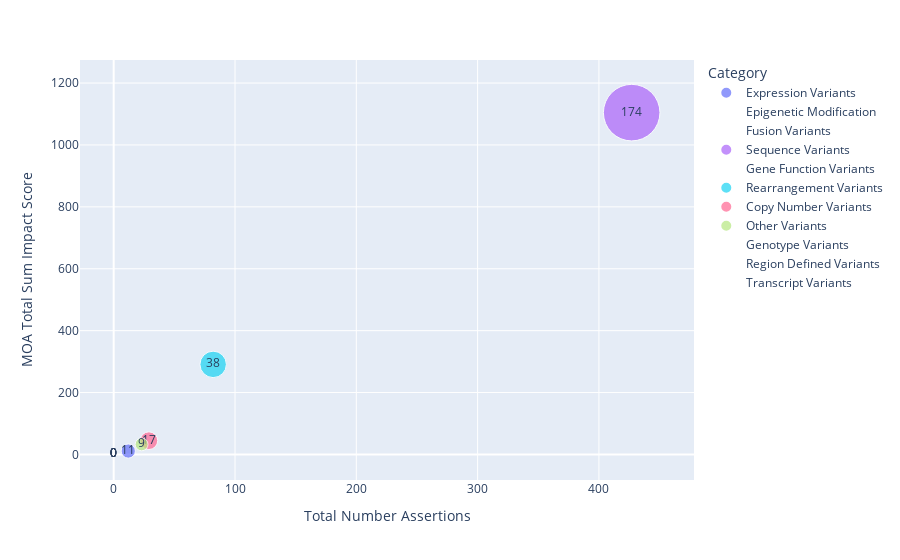

Notebook cell for this chart:
### Markdown cell above
The scatterplot below shows the relationship between the Not Supported variant sub category impact score and the number of assertions (evidence items) associated with features (variants) in each sub category. Additionally, the sizes of the data point represent the number of features (variants) in each sub category.

### Code cell
fig2 = px.scatter(
    data_frame=not_supported_feature_impact_df,
    x="Total Number Assertions",
    y="MOA Total Sum Impact Score",
    size="Total Number Features",
    size_max=40,
    text="Total Number Features",
    color="Category",
)
fig2.show()

### Figure 1 — Plotly figure (JSON) as saved in the notebook; plotly's stock layout.template omitted (floating-point values rounded to 4 significant figures)
{"data": [{"hovertemplate": "Category=Expression Variants<br>Total Number Assertions=%{x}<br>MOA Total Sum Impact Score=%{y}<br>Total Number Features=%{text}<extra></extra>", "legendgroup": "Expression Variants", "marker": {"color": "#636efa", "size": [11], "sizemode": "area", "sizeref": 0.1087, "symbol": "circle"}, "mode": "markers+text", "name": "Expression Variants", "orientation": "v", "showlegend": true, "text": [11], "type": "scatter", "x": [12], "xaxis": "x", "y": [11], "yaxis": "y"}, {"hovertemplate": "Category=Epigenetic Modification<br>Total Number Assertions=%{x}<br>MOA Total Sum Impact Score=%{y}<br>Total Number Features=%{text}<extra></extra>", "legendgroup": "Epigenetic Modification", "marker": {"color": "#EF553B", "size": [0], "sizemode": "area", "sizeref": 0.1087, "symbol": "circle"}, "mode": "markers+text", "name": "Epigenetic Modification", "orientation": "v", "showlegend": true, "text": [0], "type": "scatter", "x": [0], "xaxis": "x", "y": [0], "yaxis": "y"}, {"hovertemplate": "Category=Fusion Variants<br>Total Number Assertions=%{x}<br>MOA Total Sum Impact Score=%{y}<br>Total Number Features=%{text}<extra></extra>", "legendgroup": "Fusion Variants", "marker": {"color": "#00cc96", "size": [0], "sizemode": "area", "sizeref": 0.1087, "symbol": "circle"}, "mode": "markers+text", "name": "Fusion Variants", "orientation": "v", "showlegend": true, "text": [0], "type": "scatter", "x": [0], "xaxis": "x", "y": [0], "yaxis": "y"}, {"hovertemplate": "Category=Sequence Variants<br>Total Number Assertions=%{x}<br>MOA Total Sum Impact Score=%{y}<br>Total Number Features=%{text}<extra></extra>", "legendgroup": "Sequence Variants", "marker": {"color": "#ab63fa", "size": [174], "sizemode": "area", "sizeref": 0.1087, "symbol": "circle"}, "mode": "markers+text", "name": "Sequence Variants", "orientation": "v", "showlegend": true, "text": [174], "type": "scatter", "x": [427], "xaxis": "x", "y": [1104.0], "yaxis": "y"}, {"hovertemplate": "Category=Gene Function Variants<br>Total Number Assertions=%{x}<br>MOA Total Sum Impact Score=%{y}<br>Total Number Features=%{text}<extra></extra>", "legendgroup": "Gene Function Variants", "marker": {"color": "#FFA15A", "size": [0], "sizemode": "area", "sizeref": 0.1087, "symbol": "circle"}, "mode": "markers+text", "name": "Gene Function Variants", "orientation": "v", "showlegend": true, "text": [0], "type": "scatter", "x": [0], "xaxis": "x", "y": [0], "yaxis": "y"}, {"hovertemplate": "Category=Rearrangement Variants<br>Total Number Assertions=%{x}<br>MOA Total Sum Impact Score=%{y}<br>Total Number Features=%{text}<extra></extra>", "legendgroup": "Rearrangement Variants", "marker": {"color": "#19d3f3", "size": [38], "sizemode": "area", "sizeref": 0.1087, "symbol": "circle"}, "mode": "markers+text", "name": "Rearrangement Variants", "orientation": "v", "showlegend": true, "text": [38], "type": "scatter", "x": [82], "xaxis": "x", "y": [291], "yaxis": "y"}, {"hovertemplate": "Category=Copy Number Variants<br>Total Number Assertions=%{x}<br>MOA Total Sum Impact Score=%{y}<br>Total Number Features=%{text}<extra></extra>", "legendgroup": "Copy Number Variants", "marker": {"color": "#FF6692", "size": [17], "sizemode": "area", "sizeref": 0.1087, "symbol": "circle"}, "mode": "markers+text", "name": "Copy Number Variants", "orientation": "v", "showlegend": true, "text": [17], "type": "scatter", "x": [29], "xaxis": "x", "y": [44.5], "yaxis": "y"}, {"hovertemplate": "Category=Other Variants<br>Total Number Assertions=%{x}<br>MOA Total Sum Impact Score=%{y}<br>Total Number Features=%{text}<extra></extra>", "legendgroup": "Other Variants", "marker": {"color": "#B6E880", "size": [9], "sizemode": "area", "sizeref": 0.1087, "symbol": "circle"}, "mode": "markers+text", "name": "Other Variants", "orientation": "v", "showlegend": true, "text": [9], "type": "scatter", "x": [23], "xaxis": "x", "y": [32.5], "yaxis": "y"}, {"hovertemplate": "Category=Genotype Variants<br>Total Number Assertions=%{x}<br>MOA Total Sum Impact Score=%{y}<br>Total Number Features=%{text}<extra></extra>", "legendgroup": "Genotype Variants", "marker": {"color": "#FF97FF", "size": [0], "sizemode": "area", "sizeref": 0.1087, "symbol": "circle"}, "mode": "markers+text", "name": "Genotype Variants", "orientation": "v", "showlegend": true, "text": [0], "type": "scatter", "x": [0], "xaxis": "x", "y": [0], "yaxis": "y"}, {"hovertemplate": "Category=Region Defined Variants<br>Total Number Assertions=%{x}<br>MOA Total Sum Impact Score=%{y}<br>Total Number Features=%{text}<extra></extra>", "legendgroup": "Region Defined Variants", "marker": {"color": "#FECB52", "size": [0], "sizemode": "area", "sizeref": 0.1087, "symbol": "circle"}, "mode": "markers+text", "name": "Region Defined Variants", "orientation": "v", "showlegend": true, "text": [0], "type": "scatter", "x": [0], "xaxis": "x", "y": [0], "yaxis": "y"}, {"hovertemplate": "Category=Transcript Variants<br>Total Number Assertions=%{x}<br>MOA Total Sum Impact Score=%{y}<br>Total Number Features=%{text}<extra></extra>", "legendgroup": "Transcript Variants", "marker": {"color": "#636efa", "size": [0], "sizemode": "area", "sizeref": 0.1087, "symbol": "circle"}, "mode": "markers+text", "name": "Transcript Variants", "orientation": "v", "showlegend": true, "text": [0], "type": "scatter", "x": [0], "xaxis": "x", "y": [0], "yaxis": "y"}], "layout": {"legend": {"itemsizing": "constant", "title": {"text": "Category"}, "tracegroupgap": 0}, "margin": {"t": 60}, "xaxis": {"anchor": "y", "domain": [0, 1], "title": {"text": "Total Number Assertions"}}, "yaxis": {"anchor": "x", "domain": [0, 1], "title": {"text": "MOA Total Sum Impact Score"}}}}
